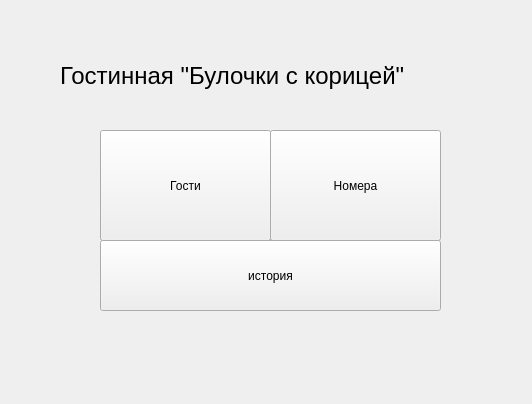
<?xml version="1.0" encoding="UTF-8"?>
<ui version="4.0">
 <class>Widget</class>
 <widget class="QWidget" name="Widget">
  <property name="geometry">
   <rect>
    <x>0</x>
    <y>0</y>
    <width>532</width>
    <height>404</height>
   </rect>
  </property>
  <property name="windowTitle">
   <string>Widget</string>
  </property>
  <widget class="QPushButton" name="pushButton">
   <property name="geometry">
    <rect>
     <x>100</x>
     <y>130</y>
     <width>171</width>
     <height>111</height>
    </rect>
   </property>
   <property name="text">
    <string>Гости</string>
   </property>
  </widget>
  <widget class="QPushButton" name="pushButton_2">
   <property name="geometry">
    <rect>
     <x>270</x>
     <y>130</y>
     <width>171</width>
     <height>111</height>
    </rect>
   </property>
   <property name="text">
    <string>Номера</string>
   </property>
  </widget>
  <widget class="QLabel" name="label">
   <property name="geometry">
    <rect>
     <x>60</x>
     <y>50</y>
     <width>471</width>
     <height>51</height>
    </rect>
   </property>
   <property name="font">
    <font>
     <pointsize>18</pointsize>
    </font>
   </property>
   <property name="text">
    <string>Гостинная &quot;Булочки с корицей&quot;</string>
   </property>
  </widget>
  <widget class="QPushButton" name="pushButton_3">
   <property name="geometry">
    <rect>
     <x>100</x>
     <y>240</y>
     <width>341</width>
     <height>71</height>
    </rect>
   </property>
   <property name="text">
    <string>история</string>
   </property>
  </widget>
 </widget>
 <resources/>
 <connections/>
</ui>
